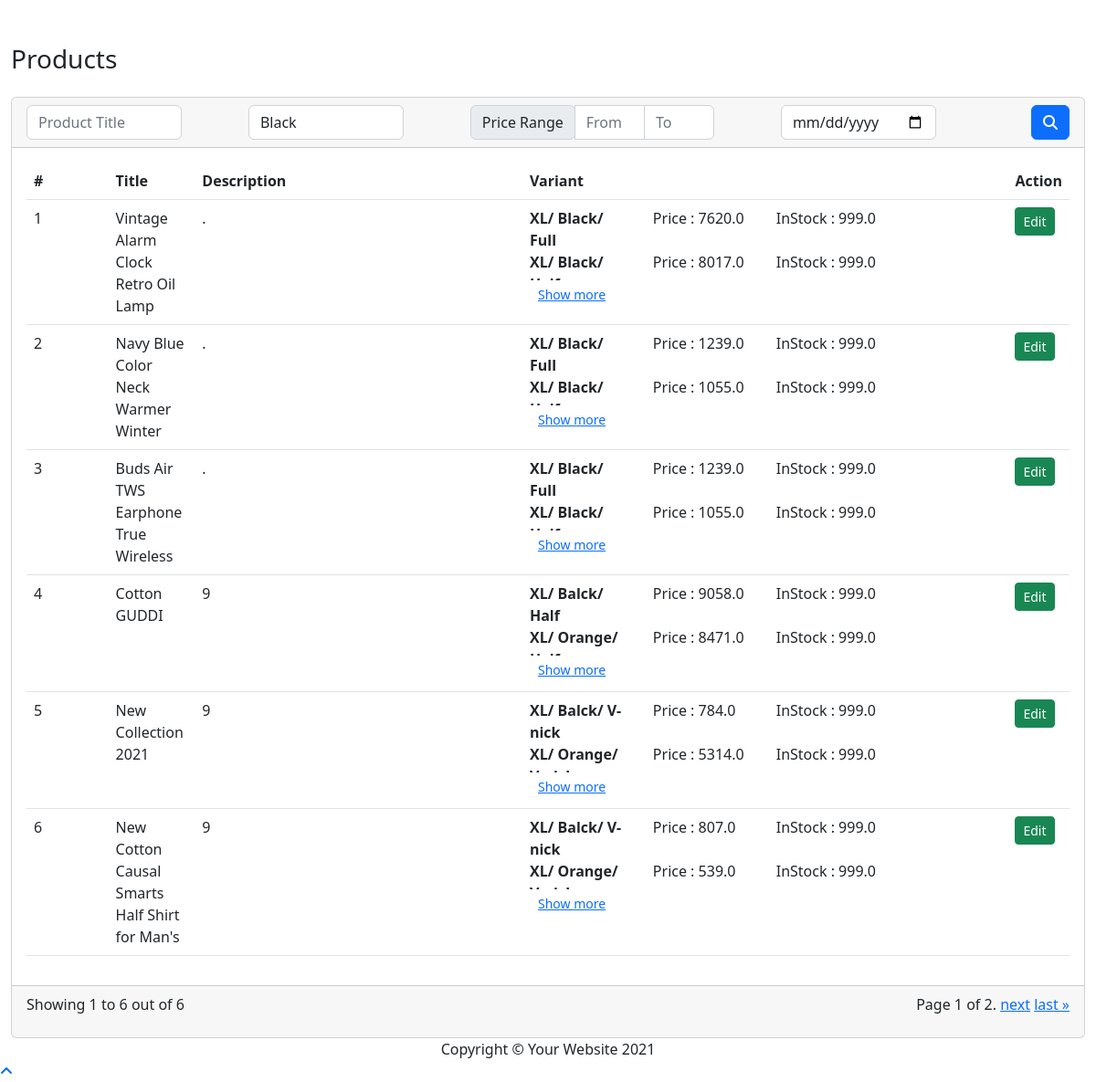
The page / on the database its author committed.
### product/models.py (models this page shows)
class products(TimeStampMixin):
    title = models.CharField(max_length=255)
    sku = models.SlugField(max_length=255, unique=True)
    description = models.TextField()

class product_variants_prices(TimeStampMixin):
    product_variant_one = models.ForeignKey(product_variants, on_delete=models.CASCADE, null=True,  related_name='product_variant_one')
    product_variant_two = models.ForeignKey(product_variants, on_delete=models.CASCADE, null=True, related_name='product_variant_two')
    product_variant_three = models.ForeignKey(product_variants, on_delete=models.CASCADE, null=True, related_name='product_variant_three')
    price = models.FloatField()
    stock = models.FloatField()
    product = models.ForeignKey(products, on_delete=models.CASCADE)

### product/views.py (the view)
# urls.py: path('', views.product_list,name="product_list"),
def product_list(request):
    return render(request,'products/list.html',common_data(request))

### product/templates/products/list.html (shortened to what this page needs)
{% extends 'backend/base.html' %}
{% block content %}
    <div class=" align-items-center justify-content-between mb-4 mt-5">
        <a href="/" class="h3 mb-5 mt-5 text-decoration-none text-dark">Products</a>
    </div>
    <div class="card">
        <form action="/find_product/" method="post" class="card-header" enctype="multipart/form-data">
            <div class="row justify-content-between">
                <div class="col-md-2">
                    <input type="text" name="title" placeholder="Product Title" class="form-control">
                </div>
                <div class="col-md-2">
                    <select name="variant" id="" class="form-control">
                            {% for variant in color %}
                                <option value="{{ variant }}"> {{ variant }}</option>
                            {% endfor %}
                    </select>
                </div>
                <div class="col-md-3">
                    <div class="input-group">
                        <div class="input-group-prepend">
                            <span class="input-group-text">Price Range</span>
                        </div>
                        <input type="text" name="price_from" aria-label="First name" placeholder="From"
                               class="form-control">
                        <input type="text" name="price_to" aria-label="Last name" placeholder="To" class="form-control">
                    </div>
                </div>
                <div class="col-md-2">
                    <input type="date" name="date" placeholder="Date" class="form-control">
                </div>
                <div class="col-md-1">
                    <button type="submit" class="btn btn-primary float-end"><i class="fa fa-search"></i></button>
                </div>
            </div>
        </form>
        <div class="card-body row">
            <div class="table-response">
                <table class="table">
                    <thead>
                    <tr>
                        <th class="col-1">#</th>
                        <th class="col-1">Title</th>
                        <th class="col-4">Description</th>
                        <th class="col-5">Variant</th>
                        <th class="col-1" width="150px">Action</th>
                    </tr>
                    </thead>
                    <tbody>
                    {% for key,value in records_all.items %}
                        <tr>
                            <td class="col-1">{{key}}</td>
                            {% for inner_key,inner_value in value.items %}
                                {% if inner_key == 1 %}
                                    <td class="col-1">{{ inner_value.0 }}</td>
                                    <td class="col-3">{{ inner_value.1 }}</td>
                                {% endif %}
                            {% endfor %}
                            <td class="col-6">
                                <dl class="row mb-0" style="height: 80px; overflow: hidden" id="variant">
                                    {% for inner_key,inner_value in value.items %}
                                        {% if inner_key > 1 %}
                                            <dt class="col-sm-3 pb-0">
                                                {{ inner_value.0 }}/ {{ inner_value.1 }}/ {{ inner_value.2 }}
                                            </dt>
                                            <dd class="col-sm-9">
                                                <dl class="row mb-0">
                                                    <dd class="col-sm-4 pb-0">Price : {{ inner_value.3 }}</dd>
                                                    <dd class="col-sm-8 pb-0">InStock : {{ inner_value.4 }}</dd>
                                                </dl>
                                            </dd>
                                         {% endif %}
                                    {% endfor %}
                                </dl>
                                <button onclick="$('#variant').toggleClass('h-auto')" class="btn btn-sm btn-link">Show more
                                </button>
                            </td>
                            <td class="col-1">
                                <div class="btn-group btn-group-sm">
                                    <a href="" class="btn btn-success">Edit</a>
                                </div>
                            </td>
                        </tr>
                    {% endfor %}
                    </tbody>
                </table>
            </div>
        </div>
        <div class="card-footer">
            <div class="row justify-content-between">
                <div class="col-6">
                    <p>Showing 1 to {{count}} out of {{count}}</p>
                </div>
                <div class="col-6 ">
                    <span class="step-links float-end">
                        <span class="current-page">
                            Page {{ my_data.number }} of {{ my_data.paginator.num_pages }}.
                        </span>
                        {% if my_data.has_next %}
                            <a href="?page={{ my_data.next_page_number }}">next</a>
                            <a href="?page={{ my_data.paginator.num_pages }}">last &raquo;</a>
                        {% endif %}
                    </span>
                </div>
            </div>
        </div>
    </div>
{% endblock %}

### templates/backend/base.html (shortened to what this page needs)
<!doctype html>
<html lang="en">
<head>
    {% load static %}
    <link rel="stylesheet" href="https://cdnjs.cloudflare.com/ajax/libs/font-awesome/6.0.0-beta2/css/all.min.css"/>
    <link href="{% static 'css/bootstrap.min.css' %}" rel="stylesheet">
    <link href="{% static 'css/style.css' %}" rel="stylesheet">
</head>
<body id="page-top">
    <div id="wrapper">
        <div id="content-wrapper" class="d-flex flex-column">
            <div id="content">
                <div class="container-fluid">
                    {% block content %} {% endblock %}
                </div>
            </div>
            <footer class="sticky-footer bg-white">
                <div class="container my-auto">
                    <div class="copyright text-center my-auto">
                        <span>Copyright &copy; Your Website 2021</span>
                    </div>
                </div>
            </footer>
        </div>
    </div>
    <a class="scroll-to-top rounded" href="#page-top">
        <i class="fas fa-angle-up"></i>
    </a>
</body>
</html>

### rows shown on the page
products: title "Vintage Alarm Clock Retro Oil Lamp"
product_variants_prices: price "7620.0", stock "999.0"
product_variants_prices: price "8017.0", stock "999.0"
products: title "Navy Blue Color Neck Warmer Winter"
product_variants_prices: price "1239.0", stock "999.0"
product_variants_prices: price "1055.0", stock "999.0"
products: title "Buds Air TWS Earphone True Wireless"
product_variants_prices: price "1239.0", stock "999.0"
product_variants_prices: price "1055.0", stock "999.0"
products: title "Cotton GUDDI"
product_variants_prices: price "9058.0", stock "999.0"
product_variants_prices: price "8471.0", stock "999.0"
products: title "New Collection 2021"
product_variants_prices: price "784.0", stock "999.0"
product_variants_prices: price "5314.0", stock "999.0"
products: title "New Cotton Causal Smarts Half Shirt for Man's"
product_variants_prices: price "807.0", stock "999.0"
product_variants_prices: price "539.0", stock "999.0"

### other values the page prints
{{ key }} "1" "2" "3" "4" "5" "6"
{{ inner_value.1 }} "." "." "." "9" "9" "9"
{{ inner_value.0 }} "XL" "XL" "XL" "XL" "XL" "XL" "XL" "XL" "XL" "XL" "XL" "XL"
{{ inner_value.1 }} "Black" "Black" "Black" "Black" "Black" "Black" "Balck" "Orange" "Balck" "Orange" "Balck" "Orange"
{{ inner_value.2 }} "Full" "Full" "Full" "Half" "V-nick" "V-nick"
{{ count }} "6"
{{ my_data.number }} "1"
{{ my_data.paginator.num_pages }} "2"
form field variant "Black"
